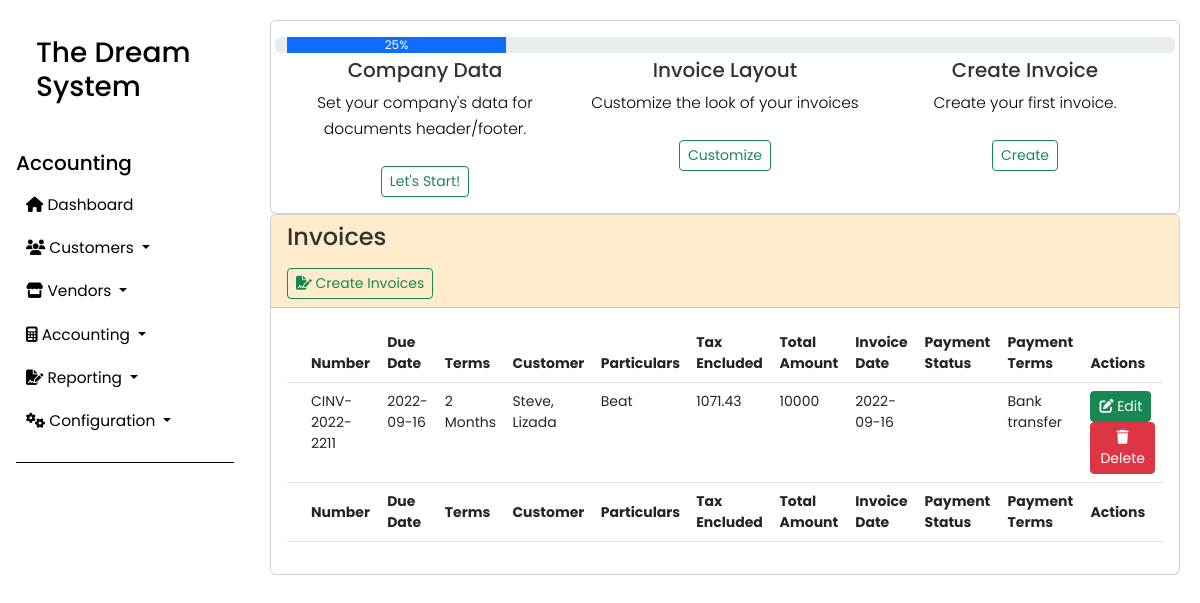
The app's page /invoices.php, older data.
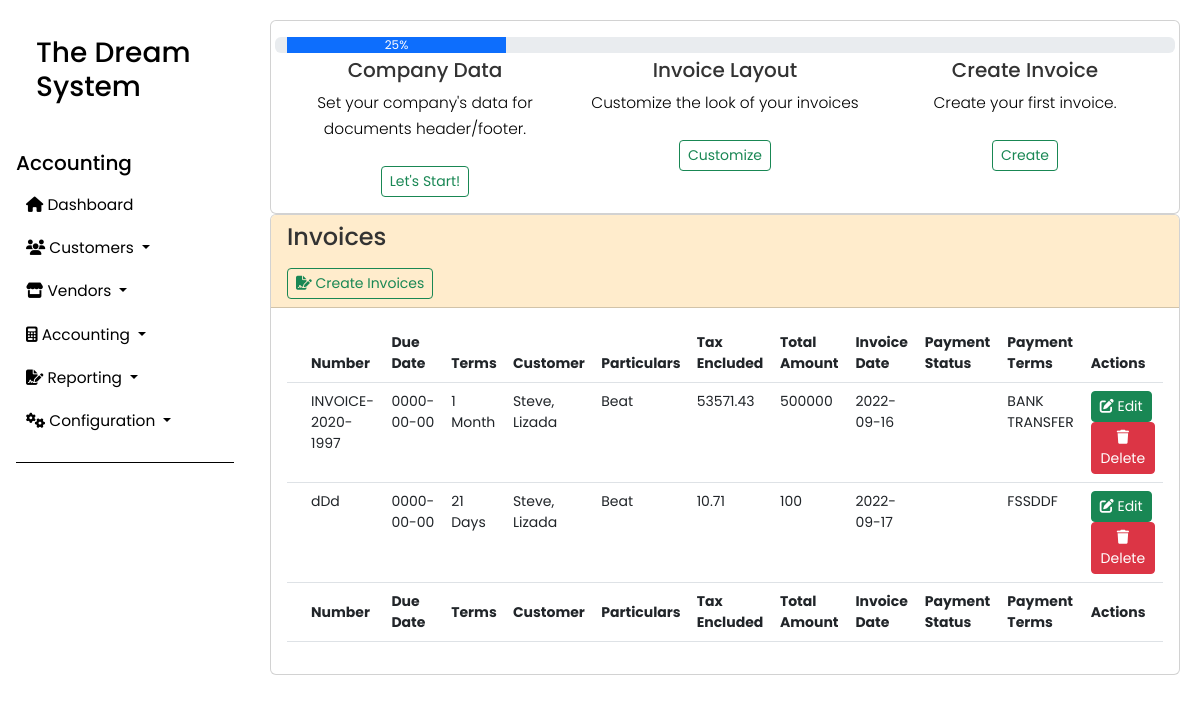
The same page, newer data.
### tables this page shows
CREATE TABLE `invoice` (
  `invoice_id` int(11) NOT NULL,
  `invoice_code` varchar(50) NOT NULL,
  `product_id` int(50) NOT NULL,
  `label` varchar(50) NOT NULL,
  `account_id` int(50) NOT NULL,
  `quantity` bigint(50) NOT NULL,
  `price` double NOT NULL,
  `taxes` double NOT NULL,
  `subtotal` double NOT NULL,
  `amount_total` double NOT NULL,
  `customer_id` int(11) NOT NULL,
  `currency` varchar(11) NOT NULL,
  `invoice_date` date NOT NULL,
  `due_date` date NOT NULL,
  `terms` varchar(11) NOT NULL,
  `payment_reference` varchar(20) NOT NULL,
  `employee_id` int(11) NOT NULL,
  `invoice_notes` varchar(50) NOT NULL,
  `delete_flag` tinyint(11) NOT NULL COMMENT '[1] - True [0] - False'
);

CREATE TABLE `customer` (
  `customer_id` int(11) NOT NULL,
  `customer_firstname` varchar(50) NOT NULL,
  `customer_lastname` varchar(50) NOT NULL,
  `customer_contact_info` varchar(50) NOT NULL,
  `customer_address` varchar(150) NOT NULL,
  `customer_created_on` timestamp NOT NULL DEFAULT current_timestamp() ON UPDATE current_timestamp(),
  `employee_id` int(50) NOT NULL,
  `created_on` datetime NOT NULL DEFAULT current_timestamp(),
  `updated_on` datetime NOT NULL DEFAULT current_timestamp(),
  `delete_flag` tinyint(1) NOT NULL
);

CREATE TABLE `product` (
  `product_id` int(11) NOT NULL,
  `product_code` varchar(250) NOT NULL,
  `product_name` varchar(250) NOT NULL,
  `product_description` text NOT NULL,
  `created_on` datetime NOT NULL DEFAULT current_timestamp(),
  `updated_on` datetime NOT NULL DEFAULT current_timestamp(),
  `delete_flag` tinyint(1) NOT NULL
);

### includes/queries.php (the view, shortened to what this page needs)
<?php
function invoicesTable(){
  include 'conn.php';
  $sql = "SELECT inv.invoice_id AS invoice_id, inv.invoice_code, inv.product_id, inv.label, inv.account_id, inv.quantity, inv.price, inv.taxes, inv.subtotal, inv.amount_total,inv.currency, inv.invoice_date, inv.due_date, inv.terms, inv.payment_reference, inv.employee_id, inv.delete_flag, emp.firstname, emp.lastname, prod.product_name, prod.product_description, cust.customer_id, cust.customer_firstname, cust.customer_lastname FROM invoice inv INNER JOIN employees AS emp ON inv.employee_id=emp.employee_id INNER JOIN product AS prod ON inv.product_id = prod.product_id INNER JOIN customer AS cust ON inv.customer_id = cust.customer_id WHERE inv.delete_flag='0'";
  $query = $conn->query($sql);
  while($row = $query->fetch_assoc()){
    ?>
<tr>
    <td></td>
    <td><?php echo $row['invoice_code']; ?></td>
    <td><?php echo $row['due_date']; ?></td>
    <td><?php echo $row['terms']; ?></td>
    <td><?php echo $row['customer_firstname'].", ". $row['customer_lastname']; ?></td>
    <td><?php echo $row['product_name']; ?></td>
    <td><?php echo $row['taxes']; ?></td>
    <td><?php echo $row['amount_total']; ?></td>
    <td><?php echo $row['invoice_date']; ?></td>
    <td></td>
    <td><?php echo $row['payment_reference']; ?></td>
    <td> <button class="btn btn-success btn-sm edit btn-flat" data-id="<?php echo $row['invoice_id']; ?>"><i
                class="fa fa-edit"></i> Edit</button>
        <button class="btn btn-danger btn-sm delete btn-flat" data-id="<?php echo $row['invoice_id']; ?>"><i
                class="fa fa-trash"></i> Delete</button>
    </td>
</tr>
<?php
  }
}
    ?>

### invoices.php (shortened to what this page needs)
<?php include 'includes/queries.php';?>
<!DOCTYPE html>
<html lang="en">
<head>
    <?php include 'includes/styles.php'; ?>
    <link rel="stylesheet" href="css/style.css">
</head>
<body>
    <div class="wrapper">
        <?php include 'accounting_sidebar.php'; ?>
        <div id="content" class="w-100">
            <div class="card">
                <div class="card-body">
                    <div class="row">
                        <div class="progress">
                            <div class="progress-bar" role="progressbar" style="width: 25%;" aria-valuenow="25"
                                aria-valuemin="25" aria-valuemax="100">25%
                            </div>
                        </div><br>
                        <div class="col-4">
                            <h5 class="card-title">Company Data</h5>
                            <p class="card-text">Set your company's data for documents header/footer.</p>
                            <div class="col-md-12 text-center">
                                <a data-bs-target="#" class="btn btn-outline-success btn-sm btn-flat mt-2"
                                    data-bs-toggle="modal">Let's Start!</a>
                            </div>
                        </div>
                        <div class="col-4">
                            <h5 class="card-title">Invoice Layout</h5>
                            <p class="card-text">Customize the look of your invoices</p>
                            <div class="col-md-12 text-center">
                                <a data-bs-target="#" class="btn btn-outline-success btn-sm btn-flat mt-2"
                                    data-bs-toggle="modal">Customize</a>
                            </div>
                        </div>
                        <div class="col-4">
                            <h5 class="card-title">Create Invoice</h5>
                            <p class="card-text">Create your first invoice.</p>
                            <div class="col-md-12 text-center">
                                <a data-bs-target="#" class="btn btn-outline-success btn-sm btn-flat mt-2"
                                    data-bs-toggle="modal">Create</a>
                            </div>
                        </div>
                    </div>
                </div>
            </div>
            <div class="card">
                <div class="card-header" style="background-color:#ffeccc;">
                    <h4>Invoices</h4>
                    <a href="create_invoice.php" type="button"
                        class="btn btn-outline-success btn-sm btn-flat mt-2">
                        <span>
                            <i class="fa-solid fa-file-signature"></i>
                            Create Invoices
                        </span>
                    </a>
                </div>
                <div class="card-body">
                    <table id="example1" class="table" style="width:100%">
                        <thead>
                            <tr>
                                <th></th>
                                <th>Number</th>
                                <th>Due Date</th>
                                <th>Terms</th>
                                <th>Customer</th>
                                <th>Particulars</th>
                                <th>Tax Encluded</th>
                                <th>Total Amount</th>
                                <th>Invoice Date</th>
                                <th>Payment Status</th>
                                <th>Payment Terms</th>
                                <th>Actions</th>
                            </tr>
                        </thead>
                        <tbody>
                            <?php invoicesTable();?>
                        </tbody>
                        <tfoot>
                            <tr>
                                <th></th>
                                <th>Number</th>
                                <th>Due Date</th>
                                <th>Terms</th>
                                <th>Customer</th>
                                <th>Particulars</th>
                                <th>Tax Encluded</th>
                                <th>Total Amount</th>
                                <th>Invoice Date</th>
                                <th>Payment Status</th>
                                <th>Payment Terms</th>
                                <th>Actions</th>
                            </tr>
                        </tfoot>
                    </table>
                </div>
            </div>
        </div>
    </div>
</body>
</html>

### includes/styles.php (shortened to what this page needs)
<link rel="stylesheet" href="css/bootstrap/css/bootstrap.css">
<link rel="stylesheet" href="https://cdn.jsdelivr.net/npm/bootstrap-icons@1.9.1/font/bootstrap-icons.css">
<link rel="stylesheet" href="https://cdnjs.cloudflare.com/ajax/libs/bootstrap-datepicker/1.9.0/css/bootstrap-datepicker.min.css"/>
<link rel="stylesheet" href="//cdnjs.cloudflare.com/ajax/libs/timepicker/1.3.5/jquery.timepicker.min.css">
<link rel="stylesheet" href="https://cdnjs.cloudflare.com/ajax/libs/font-awesome/6.1.2/css/all.min.css" />
<link rel="stylesheet" type="text/css" href="https://cdn.datatables.net/v/bs5/jszip-2.5.0/dt-1.12.1/af-2.4.0/b-2.2.3/b-colvis-2.2.3/b-html5-2.2.3/b-print-2.2.3/cr-1.5.6/date-1.1.2/fc-4.1.0/fh-3.2.4/kt-2.7.0/r-2.3.0/rg-1.2.0/rr-1.2.8/sc-2.0.7/sb-1.3.4/sp-2.0.2/sl-1.4.0/sr-1.1.1/datatables.min.css"/>
<link rel="stylesheet" href="https://cdnjs.cloudflare.com/ajax/libs/malihu-custom-scrollbar-plugin/3.1.5/jquery.mCustomScrollbar.min.css">
<link rel="stylesheet" href="css/style.css">

### accounting_sidebar.php (shortened to what this page needs)
<nav id="sidebar" class="flex-shrink-0 p-3" style="width: 280px;">
    <div class="sidebar-header rounded">
        <h3>The Dream System</h3>
    </div>
    <ul class="list-unstyled components">
        <h5>Accounting</h5>
        <li>
            <a href="accounting.php">
                <i class="fa-solid fa-house"></i>
                Dashboard
            </a>
        </li>
        <li>
            <a href="#customersSubmenu" data-bs-toggle="collapse" aria-expanded="false"
                class="dropdown-toggle text-wrap">
                <i class="fa-solid fa-users"></i>
                Customers
            </a>
        </li>
        <li>
            <a href="#vendorsSubmenu" data-bs-toggle="collapse" aria-expanded="false" class="dropdown-toggle text-wrap">
                <i class="fa-solid fa-store"></i>
                Vendors
            </a>
        </li>
        <li>
            <a href="#accountingSubmenu" data-bs-toggle="collapse" aria-expanded="false"
                class="dropdown-toggle text-wrap">
                <i class="fa-solid fa-calculator"></i>
                Accounting
            </a>
        </li>
        <li>
            <a href="#reportingSubmenu" data-bs-toggle="collapse" aria-expanded="false"
                class="dropdown-toggle text-wrap">
                <i class="fa-solid fa-file-signature"></i>
                Reporting
            </a>
        </li>
        <li>
            <a href="#configurationSubmenu" data-bs-toggle="collapse" aria-expanded="false"
                class="dropdown-toggle text-wrap">
                <i class="fa-solid fa-gears"></i>
                Configuration
            </a>
        </li>
    </ul>
</nav>

### css/style.css (style rules this page uses)
p { font-family: 'Poppins', sans-serif; font-size: 1.1em; font-weight: 300; line-height: 1.7em; color: rgb(0, 0, 0); }
a, a:hover, a:focus { color: inherit; text-decoration: none; transition: all 0.3s; }
.wrapper { display: flex; align-items: stretch; }
#sidebar { min-width: 250px; max-width: 250px; color: rgb(0, 0, 0); background-color: #fff; transition: all 0.3s; }
#sidebar .sidebar-header { padding: 20px; }
#sidebar ul.components { padding: 20px 0; border-bottom: 1px solid #000000; }
#sidebar ul li a { padding: 10px; font-size: 1.1em; display: block; }
a[aria-expanded="false"]::before, a[aria-expanded="true"]::before { content: '\e259'; display: block; position: absolute; font-family: 'Glyphicons Halflings'; font-size: 0.6em; }
#content { padding: 20px; min-height: 100vh; transition: all 0.3s; }
body { color: #333; font-family: 'Poppins', sans-serif; font-size: 14px; height: 100vh; margin: 0; padding: 0; overflow-x: hidden; }
.card-title { text-align: center; }
.card-text { text-align: center; }

Row changes from the older to the newer data that the page shows:
no longer on this page (row edited): invoice: invoice_code "CINV-2022-2211", due_date "2022-09-16", terms "2 Months", customer.customer_firstname "Steve", customer.customer_lastname "Lizada", product.product_name "Beat", taxes "1071.43", amount_total "10000", invoice_date "2022-09-16", payment_reference "Bank transfer"
added invoice: invoice_code "INVOICE-2020-1997", due_date "0000-00-00", terms "1 Month", customer.customer_firstname "Steve", customer.customer_lastname "Lizada", product.product_name "Beat", taxes "53571.43", amount_total "500000", invoice_date "2022-09-16", payment_reference "BANK TRANSFER"
added invoice: invoice_code "dDd", due_date "0000-00-00", terms "21 Days", customer.customer_firstname "Steve", customer.customer_lastname "Lizada", product.product_name "Beat", taxes "10.71", amount_total "100", invoice_date "2022-09-17", payment_reference "FSSDDF"
